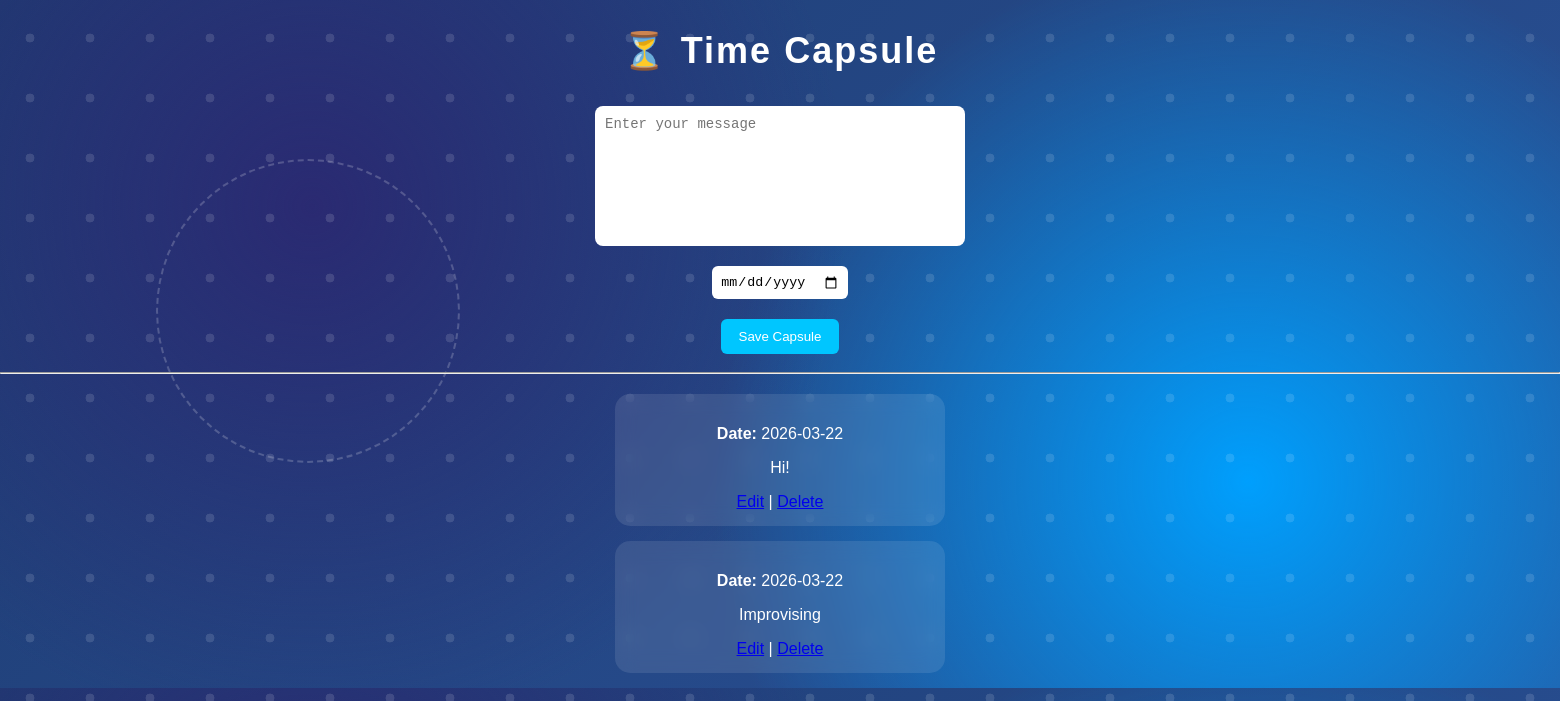
Before: / with the older database file.
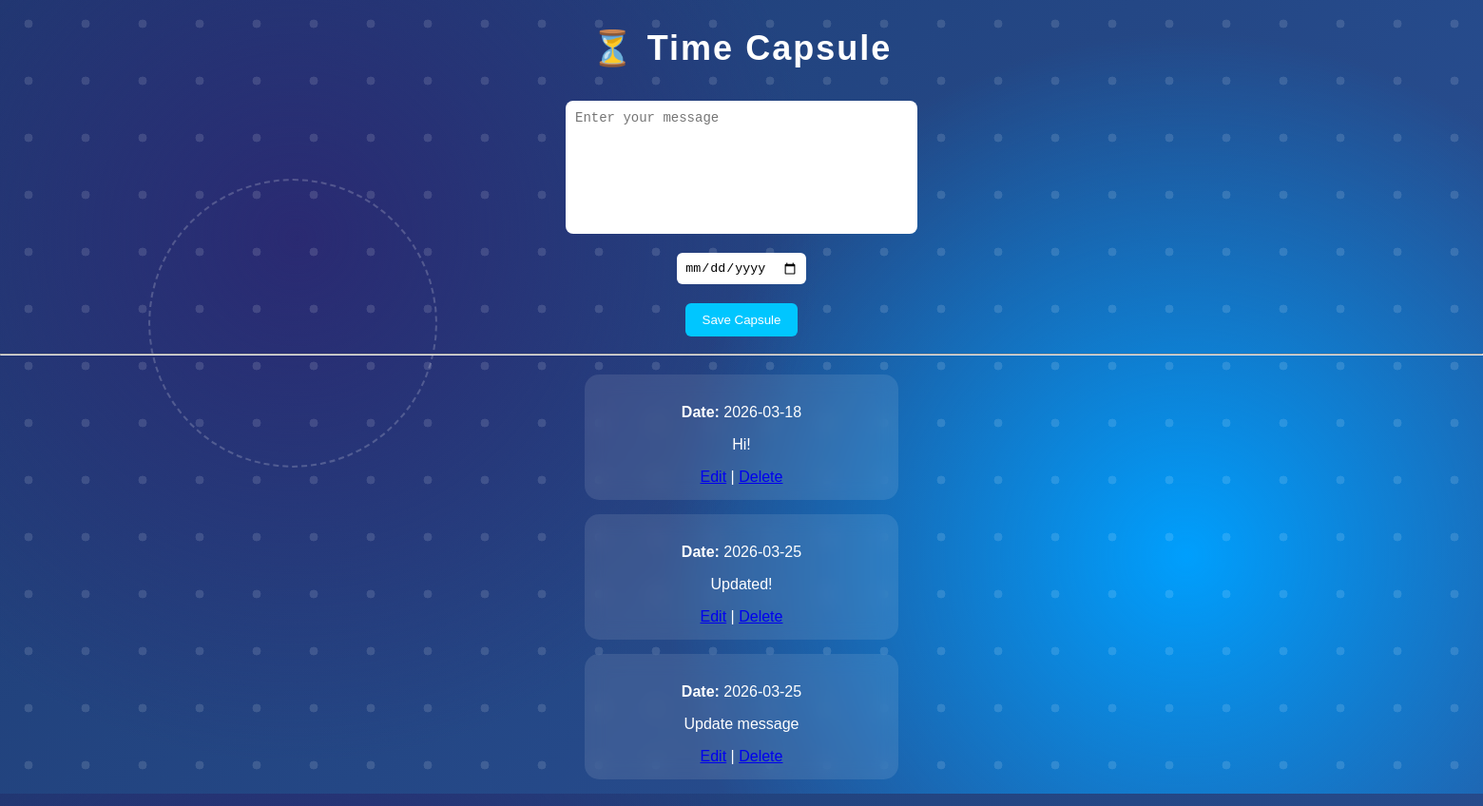
After: the same page with the newer database file.
### tables this page shows
CREATE TABLE capsules (id INTEGER PRIMARY KEY AUTOINCREMENT, message TEXT, date TEXT);

### app.py (the view)
@app.route('/')
def home():
    conn = get_db_connection()
    capsules = conn.execute('SELECT * FROM capsules').fetchall()
    conn.close()
    current_date = date.today().isoformat()
    return render_template('index.html', capsules=capsules, current_date=current_date)

### app.py (called while the page is built)
def get_db_connection():
    conn = sqlite3.connect('database.db')
    conn.row_factory = sqlite3.Row
    return conn

### templates/index.html (shortened to what this page needs)
<!DOCTYPE html>
<html>
<head>
    <link rel="stylesheet" href="{{ url_for('static', filename='style.css') }}">
</head>
<body>
<h1>⏳ Time Capsule</h1>
<form method="POST" action="/add">
    <textarea name="message" placeholder="Enter your message" required></textarea>
    <input type="date" name="date" required>
    <button type="submit">Save Capsule</button>
</form>
<hr>
<div class="container">
    {% for c in capsules %}
    <div class="card">
        <p><strong>Date:</strong> {{ c.date }}</p>
        {% if c.date > current_date %}
            <p>🔒 Locked (Opens in <span class="countdown" data-date="{{ c.date }}"></span> days)</p>
        {% else %}
            <p>{{ c.message }}</p>
        {% endif %}
        <a href="/edit/{{ c.id }}">Edit</a> |
        <a href="/delete/{{ c.id }}">Delete</a>
    </div>
    {% endfor %}
</div>
</body>
</html>

Changed rows visible on the page:
removed capsules: date "2026-03-22", message "Improvising"
changed capsules "Hi!": date "2026-03-22" → "2026-03-18"
added capsules: date "2026-03-25", message "Updated!"
added capsules: date "2026-03-25", message "Update message"
